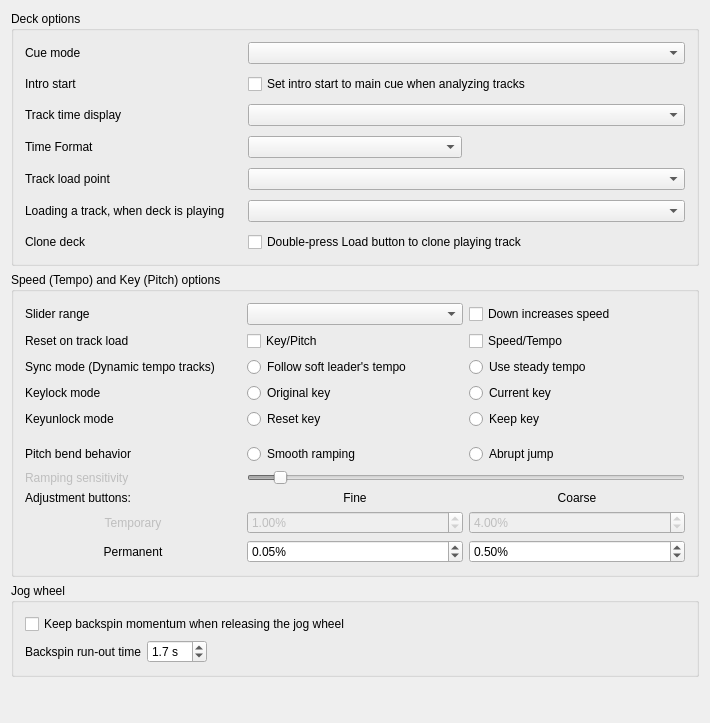
<?xml version="1.0" encoding="UTF-8"?>
<ui version="4.0">
 <class>DlgPrefDeckDlg</class>
 <widget class="QWidget" name="DlgPrefDeckDlg">
  <property name="geometry">
   <rect>
    <x>0</x>
    <y>0</y>
    <width>710</width>
    <height>723</height>
   </rect>
  </property>
  <property name="windowTitle">
   <string>Deck Preferences</string>
  </property>
  <layout class="QGridLayout" name="gridLayout_3">
   <item row="0" column="0">
    <widget class="QGroupBox" name="groupBoxDeckOptions">
     <property name="title">
      <string>Deck options</string>
     </property>
     <layout class="QGridLayout" name="GridLayout1">
      <property name="spacing">
       <number>10</number>
      </property>
      <item row="5" column="0">
       <widget class="QLabel" name="labelLoadWhenDeckPlaying">
        <property name="text">
         <string>Loading a track, when deck is playing</string>
        </property>
        <property name="buddy">
         <cstring>comboBoxLoadWhenDeckPlaying</cstring>
        </property>
       </widget>
      </item>
      <item row="0" column="0">
       <widget class="QLabel" name="labelCueMode">
        <property name="text">
         <string>Cue mode</string>
        </property>
        <property name="openExternalLinks">
         <bool>true</bool>
        </property>
        <property name="buddy">
         <cstring>ComboBoxCueMode</cstring>
        </property>
       </widget>
      </item>
      <item row="4" column="1" colspan="2">
       <widget class="QComboBox" name="comboBoxLoadPoint"/>
      </item>
      <item row="1" column="1" colspan="2">
       <widget class="QCheckBox" name="checkBoxIntroStartMove">
        <property name="toolTip">
         <string>When the analyzer places the intro start point automatically,
it will place it at the main cue point if the main cue point has been set previously.
This may be helpful for upgrading to Mixxx 2.3 from earlier versions.

If this option is disabled, the intro start point is automatically placed at the first sound.</string>
        </property>
        <property name="text">
         <string>Set intro start to main cue when analyzing tracks</string>
        </property>
       </widget>
      </item>
      <item row="1" column="0">
       <widget class="QLabel" name="labelIntroStartMove">
        <property name="text">
         <string>Intro start</string>
        </property>
        <property name="buddy">
         <cstring>ComboBoxCueMode</cstring>
        </property>
       </widget>
      </item>
      <item row="0" column="1" colspan="2">
       <widget class="QComboBox" name="ComboBoxCueMode">
        <property name="toolTip">
         <string>Mixxx mode:
- Cue button while pause at cue point = preview
- Cue button while pause not at cue point = set cue point
- Cue button while playing = pause at cue point
Mixxx mode (no blinking):
- Same as Mixxx mode but with no blinking indicators
Pioneer mode:
- Same as Mixxx mode with a flashing play button
Denon mode:
- Cue button at cue point = preview
- Cue button not at cue point = pause at cue point
- Play = set cue point
Numark mode:
- Same as Denon mode, but without a flashing play button
CUP mode:
- Cue button while pause at cue point = play after release
- Cue button while pause not at cue point = set cue point and play after release
- Cue button while playing = go to cue point and play after release
</string>
        </property>
       </widget>
      </item>
      <item row="6" column="0">
       <widget class="QLabel" name="labelCloneDeckOnLoadDoubleTap">
        <property name="text">
         <string>Clone deck</string>
        </property>
        <property name="buddy">
         <cstring>checkBoxCloneDeckOnLoadDoubleTap</cstring>
        </property>
       </widget>
      </item>
      <item row="3" column="0">
       <widget class="QLabel" name="labelTimeDisplay">
        <property name="text">
         <string>Time Format</string>
        </property>
       </widget>
      </item>
      <item row="3" column="1">
       <widget class="QComboBox" name="comboBoxTimeFormat"/>
      </item>
      <item row="4" column="0">
       <widget class="QLabel" name="labelLoadPoint">
        <property name="text">
         <string>Track load point</string>
        </property>
       </widget>
      </item>
      <item row="2" column="0">
       <widget class="QLabel" name="labelPositionDisplay">
        <property name="enabled">
         <bool>true</bool>
        </property>
        <property name="font">
         <font/>
        </property>
        <property name="text">
         <string>Track time display</string>
        </property>
        <property name="wordWrap">
         <bool>false</bool>
        </property>
        <property name="buddy">
         <cstring>comboBoxPositionDisplay</cstring>
        </property>
       </widget>
      </item>
      <item row="5" column="1" colspan="2">
       <widget class="QComboBox" name="comboBoxLoadWhenDeckPlaying"/>
      </item>
      <item row="2" column="1" colspan="2">
       <widget class="QComboBox" name="comboBoxPositionDisplay"/>
      </item>
      <item row="6" column="1" colspan="2">
       <widget class="QCheckBox" name="checkBoxCloneDeckOnLoadDoubleTap">
        <property name="toolTip">
         <string>Create a playing clone of the first playing deck by double-tapping a Load button on a controller or keyboard.
You can always drag-and-drop tracks on screen to clone a deck.</string>
        </property>
        <property name="text">
         <string>Double-press Load button to clone playing track</string>
        </property>
       </widget>
      </item>
     </layout>
    </widget>
   </item>
   <item row="1" column="0">
    <widget class="QGroupBox" name="groupBoxSpeedPitchOptions">
     <property name="title">
      <string>Speed (Tempo) and Key (Pitch) options</string>
     </property>
     <layout class="QGridLayout" name="gridLayout_7">
      <item row="0" column="0">
       <layout class="QGridLayout" name="GridLayoutSpeedOptions">
        <item row="11" column="2">
         <widget class="QDoubleSpinBox" name="spinBoxPermanentRateCoarse">
          <property name="toolTip">
           <string>Permanent rate change when left-clicking</string>
          </property>
          <property name="accelerated">
           <bool>true</bool>
          </property>
          <property name="suffix">
           <string>%</string>
          </property>
          <property name="decimals">
           <number>2</number>
          </property>
          <property name="minimum">
           <double>0.010000000000000</double>
          </property>
          <property name="maximum">
           <double>10.000000000000000</double>
          </property>
          <property name="singleStep">
           <double>0.010000000000000</double>
          </property>
          <property name="value">
           <double>0.500000000000000</double>
          </property>
         </widget>
        </item>
        <item row="11" column="1">
         <widget class="QDoubleSpinBox" name="spinBoxPermanentRateFine">
          <property name="toolTip">
           <string>Permanent rate change when right-clicking</string>
          </property>
          <property name="accelerated">
           <bool>true</bool>
          </property>
          <property name="suffix">
           <string>%</string>
          </property>
          <property name="decimals">
           <number>2</number>
          </property>
          <property name="minimum">
           <double>0.010000000000000</double>
          </property>
          <property name="maximum">
           <double>10.000000000000000</double>
          </property>
          <property name="singleStep">
           <double>0.010000000000000</double>
          </property>
          <property name="value">
           <double>0.050000000000000</double>
          </property>
         </widget>
        </item>
        <item row="1" column="0">
         <widget class="QLabel" name="labelSpeedPitchReset">
          <property name="text">
           <string>Reset on track load</string>
          </property>
          <property name="buddy">
           <cstring>checkBoxResetPitch</cstring>
          </property>
         </widget>
        </item>
        <item row="3" column="2">
         <widget class="QRadioButton" name="radioButtonCurrentKey">
          <property name="text">
           <string>Current key</string>
          </property>
          <attribute name="buttonGroup">
           <string notr="true">buttonGroupKeyLockMode</string>
          </attribute>
         </widget>
        </item>
        <item row="10" column="1">
         <widget class="QDoubleSpinBox" name="spinBoxTemporaryRateFine">
          <property name="enabled">
           <bool>false</bool>
          </property>
          <property name="toolTip">
           <string>Temporary rate change when right-clicking</string>
          </property>
          <property name="accelerated">
           <bool>true</bool>
          </property>
          <property name="suffix">
           <string>%</string>
          </property>
          <property name="decimals">
           <number>2</number>
          </property>
          <property name="minimum">
           <double>0.010000000000000</double>
          </property>
          <property name="maximum">
           <double>10.000000000000000</double>
          </property>
          <property name="singleStep">
           <double>0.010000000000000</double>
          </property>
          <property name="value">
           <double>1.000000000000000</double>
          </property>
         </widget>
        </item>
        <item row="11" column="0">
         <widget class="QLabel" name="labelSpeedPermanent">
          <property name="text">
           <string>Permanent</string>
          </property>
          <property name="alignment">
           <set>Qt::AlignCenter</set>
          </property>
         </widget>
        </item>
        <item row="7" column="1" colspan="2">
         <widget class="QSlider" name="SliderRateRampSensitivity">
          <property name="enabled">
           <bool>false</bool>
          </property>
          <property name="minimum">
           <number>100</number>
          </property>
          <property name="maximum">
           <number>2500</number>
          </property>
          <property name="singleStep">
           <number>50</number>
          </property>
          <property name="value">
           <number>250</number>
          </property>
          <property name="orientation">
           <enum>Qt::Horizontal</enum>
          </property>
         </widget>
        </item>
        <item row="10" column="0">
         <widget class="QLabel" name="labelSpeedTemporary">
          <property name="enabled">
           <bool>false</bool>
          </property>
          <property name="text">
           <string>Temporary</string>
          </property>
          <property name="alignment">
           <set>Qt::AlignCenter</set>
          </property>
         </widget>
        </item>
        <item row="2" column="0">
         <widget class="QLabel" name="labelSyncMode">
          <property name="text">
           <string>Sync mode (Dynamic tempo tracks)</string>
          </property>
          <property name="openExternalLinks">
           <bool>true</bool>
          </property>
         </widget>
        </item>
        <item row="3" column="0">
         <widget class="QLabel" name="labelKeylockMode">
          <property name="text">
           <string>Keylock mode</string>
          </property>
          <property name="buddy">
           <cstring>radioButtonOriginalKey</cstring>
          </property>
         </widget>
        </item>
        <item row="7" column="0">
         <widget class="QLabel" name="labelSpeedRampSensitivity">
          <property name="enabled">
           <bool>false</bool>
          </property>
          <property name="text">
           <string>Ramping sensitivity</string>
          </property>
          <property name="buddy">
           <cstring>SliderRateRampSensitivity</cstring>
          </property>
         </widget>
        </item>
        <item row="6" column="0">
         <widget class="QLabel" name="labelSpeedBendBehavior">
          <property name="text">
           <string>Pitch bend behavior</string>
          </property>
          <property name="buddy">
           <cstring>radioButtonRateRampModeStepping</cstring>
          </property>
         </widget>
        </item>
        <item row="3" column="1">
         <widget class="QRadioButton" name="radioButtonOriginalKey">
          <property name="text">
           <string>Original key</string>
          </property>
          <attribute name="buttonGroup">
           <string notr="true">buttonGroupKeyLockMode</string>
          </attribute>
         </widget>
        </item>
        <item row="10" column="2">
         <widget class="QDoubleSpinBox" name="spinBoxTemporaryRateCoarse">
          <property name="enabled">
           <bool>false</bool>
          </property>
          <property name="toolTip">
           <string>Temporary rate change when left-clicking</string>
          </property>
          <property name="accelerated">
           <bool>true</bool>
          </property>
          <property name="suffix">
           <string>%</string>
          </property>
          <property name="decimals">
           <number>2</number>
          </property>
          <property name="minimum">
           <double>0.010000000000000</double>
          </property>
          <property name="maximum">
           <double>10.000000000000000</double>
          </property>
          <property name="singleStep">
           <double>0.010000000000000</double>
          </property>
          <property name="value">
           <double>4.000000000000000</double>
          </property>
         </widget>
        </item>
        <item row="1" column="2">
         <widget class="QCheckBox" name="checkBoxResetSpeed">
          <property name="text">
           <string>Speed/Tempo</string>
          </property>
         </widget>
        </item>
        <item row="1" column="1">
         <widget class="QCheckBox" name="checkBoxResetPitch">
          <property name="text">
           <string>Key/Pitch</string>
          </property>
         </widget>
        </item>
        <item row="9" column="0">
         <widget class="QLabel" name="labelSpeedAdjustment">
          <property name="text">
           <string>Adjustment buttons:</string>
          </property>
         </widget>
        </item>
        <item row="2" column="1">
         <widget class="QRadioButton" name="radioButtonSoftLeader">
          <property name="toolTip">
           <string>Apply tempo changes from a soft-leading track (usually the leaving track in a transition) to the follower tracks. After the transition, the follower track will continue with the previous leader's very last tempo. Changes from explicit selected leaders are always applied.</string>
          </property>
          <property name="text">
           <string>Follow soft leader's tempo</string>
          </property>
          <attribute name="buttonGroup">
           <string notr="true">buttonGroupSyncMode</string>
          </attribute>
         </widget>
        </item>
        <item row="9" column="2">
         <widget class="QLabel" name="labelSpeedCoarse">
          <property name="enabled">
           <bool>true</bool>
          </property>
          <property name="font">
           <font/>
          </property>
          <property name="toolTip">
           <string/>
          </property>
          <property name="text">
           <string>Coarse</string>
          </property>
          <property name="alignment">
           <set>Qt::AlignCenter</set>
          </property>
          <property name="wordWrap">
           <bool>false</bool>
          </property>
          <property name="buddy">
           <cstring>spinBoxPermanentRateCoarse</cstring>
          </property>
         </widget>
        </item>
        <item row="9" column="1">
         <widget class="QLabel" name="labelSpeedFine">
          <property name="enabled">
           <bool>true</bool>
          </property>
          <property name="font">
           <font/>
          </property>
          <property name="toolTip">
           <string/>
          </property>
          <property name="text">
           <string>Fine</string>
          </property>
          <property name="alignment">
           <set>Qt::AlignCenter</set>
          </property>
          <property name="wordWrap">
           <bool>false</bool>
          </property>
          <property name="buddy">
           <cstring>spinBoxPermanentRateFine</cstring>
          </property>
         </widget>
        </item>
        <item row="0" column="2">
         <widget class="QCheckBox" name="checkBoxInvertSpeedSlider">
          <property name="toolTip">
           <string>Make the speed sliders work like those on DJ turntables and CDJs where moving downward increases the speed</string>
          </property>
          <property name="text">
           <string>Down increases speed</string>
          </property>
         </widget>
        </item>
        <item row="0" column="0">
         <widget class="QLabel" name="labelSpeedSliderrange">
          <property name="enabled">
           <bool>true</bool>
          </property>
          <property name="font">
           <font/>
          </property>
          <property name="text">
           <string>Slider range</string>
          </property>
          <property name="wordWrap">
           <bool>false</bool>
          </property>
          <property name="buddy">
           <cstring>ComboBoxRateRange</cstring>
          </property>
         </widget>
        </item>
        <item row="0" column="1">
         <widget class="QComboBox" name="ComboBoxRateRange">
          <property name="font">
           <font/>
          </property>
          <property name="toolTip">
           <string>Adjusts the range of the speed (Vinyl &quot;Pitch&quot;) slider.</string>
          </property>
         </widget>
        </item>
        <item row="6" column="2">
         <widget class="QRadioButton" name="radioButtonRateRampModeStepping">
          <property name="text">
           <string>Abrupt jump</string>
          </property>
          <attribute name="buttonGroup">
           <string notr="true">buttonGroupSpeedBendBehavior</string>
          </attribute>
         </widget>
        </item>
        <item row="6" column="1">
         <widget class="QRadioButton" name="radioButtonRateRampModeLinear">
          <property name="toolTip">
           <string>Smoothly adjusts deck speed when temporary change buttons are held down</string>
          </property>
          <property name="text">
           <string>Smooth ramping</string>
          </property>
          <attribute name="buttonGroup">
           <string notr="true">buttonGroupSpeedBendBehavior</string>
          </attribute>
         </widget>
        </item>
        <item row="4" column="0">
         <widget class="QLabel" name="labelKeyunlockMode">
          <property name="text">
           <string>Keyunlock mode</string>
          </property>
         </widget>
        </item>
        <item row="4" column="1">
         <widget class="QRadioButton" name="radioButtonResetUnlockedKey">
          <property name="text">
           <string>Reset key</string>
          </property>
          <attribute name="buttonGroup">
           <string notr="true">buttonGroupKeyUnlockMode</string>
          </attribute>
         </widget>
        </item>
        <item row="4" column="2">
         <widget class="QRadioButton" name="radioButtonKeepUnlockedKey">
          <property name="text">
           <string>Keep key</string>
          </property>
          <attribute name="buttonGroup">
           <string notr="true">buttonGroupKeyUnlockMode</string>
          </attribute>
         </widget>
        </item>
        <item row="2" column="2">
         <widget class="QRadioButton" name="radioButtonLockBpm">
          <property name="toolTip">
           <string>The tempo of a previous soft leader track at the beginning of the transition is kept steady. After the transition, the follower track will maintain this original tempo. This technique serves as a workaround to avoid dynamic tempo changes, as seen during the outro of rubato-style tracks. For instance, it prevents the follower track from continuing with a slowed-down tempo of the soft leader. This corresponds to the behavior before Mixxx 2.4. Changes from explicit selected leaders are always applied.</string>
          </property>
          <property name="text">
           <string>Use steady tempo</string>
          </property>
          <attribute name="buttonGroup">
           <string notr="true">buttonGroupSyncMode</string>
          </attribute>
         </widget>
        </item>
        <item row="5" column="0">
         <spacer name="verticalSpacer1">
          <property name="orientation">
           <enum>Qt::Vertical</enum>
          </property>
          <property name="sizeHint" stdset="0">
           <size>
            <width>20</width>
            <height>15</height>
           </size>
          </property>
         </spacer>
        </item>
       </layout>
      </item>
     </layout>
    </widget>
   </item>
   <item row="2" column="0">
    <widget class="QGroupBox" name="groupBoxJogWheelOptions">
     <property name="title">
      <string>Jog wheel</string>
     </property>
     <layout class="QGridLayout" name="gridLayoutJogWheelOptions">
      <item row="0" column="0" colspan="3">
       <widget class="QCheckBox" name="checkBoxBackspinMomentum">
        <property name="toolTip">
         <string>When a controller jog wheel is released during a fast backspin, the track keeps spinning backwards and slows down gradually instead of returning to normal speed immediately.
This allows for backspin transitions.</string>
        </property>
        <property name="text">
         <string>Keep backspin momentum when releasing the jog wheel</string>
        </property>
       </widget>
      </item>
      <item row="1" column="0">
       <widget class="QLabel" name="labelBackspinMomentumTime">
        <property name="text">
         <string>Backspin run-out time</string>
        </property>
        <property name="buddy">
         <cstring>spinBoxBackspinMomentumTime</cstring>
        </property>
       </widget>
      </item>
      <item row="1" column="1">
       <widget class="QDoubleSpinBox" name="spinBoxBackspinMomentumTime">
        <property name="toolTip">
         <string>Time it takes for a backspin at 10x normal speed to come to a halt after releasing the jog wheel.
Faster backspins run out longer, slower ones shorter.</string>
        </property>
        <property name="suffix">
         <string> s</string>
        </property>
        <property name="decimals">
         <number>1</number>
        </property>
        <property name="minimum">
         <double>0.2</double>
        </property>
        <property name="maximum">
         <double>10.0</double>
        </property>
        <property name="singleStep">
         <double>0.1</double>
        </property>
        <property name="value">
         <double>1.7</double>
        </property>
       </widget>
      </item>
      <item row="1" column="2">
       <spacer name="horizontalSpacerJogWheel">
        <property name="orientation">
         <enum>Qt::Horizontal</enum>
        </property>
        <property name="sizeHint" stdset="0">
         <size>
          <width>40</width>
          <height>20</height>
         </size>
        </property>
       </spacer>
      </item>
     </layout>
    </widget>
   </item>
   <item row="3" column="0">
    <spacer name="verticalSpacer2">
     <property name="orientation">
      <enum>Qt::Vertical</enum>
     </property>
     <property name="sizeHint" stdset="0">
      <size>
       <width>20</width>
       <height>40</height>
      </size>
     </property>
    </spacer>
   </item>
  </layout>
 </widget>
 <layoutdefault spacing="6" margin="11"/>
 <tabstops>
  <tabstop>ComboBoxCueMode</tabstop>
  <tabstop>checkBoxIntroStartMove</tabstop>
  <tabstop>comboBoxPositionDisplay</tabstop>
  <tabstop>comboBoxTimeFormat</tabstop>
  <tabstop>comboBoxLoadPoint</tabstop>
  <tabstop>comboBoxLoadWhenDeckPlaying</tabstop>
  <tabstop>checkBoxCloneDeckOnLoadDoubleTap</tabstop>
  <tabstop>ComboBoxRateRange</tabstop>
  <tabstop>checkBoxInvertSpeedSlider</tabstop>
  <tabstop>checkBoxResetPitch</tabstop>
  <tabstop>checkBoxResetSpeed</tabstop>
  <tabstop>radioButtonSoftLeader</tabstop>
  <tabstop>radioButtonOriginalKey</tabstop>
  <tabstop>radioButtonCurrentKey</tabstop>
  <tabstop>radioButtonResetUnlockedKey</tabstop>
  <tabstop>radioButtonKeepUnlockedKey</tabstop>
  <tabstop>radioButtonRateRampModeLinear</tabstop>
  <tabstop>radioButtonRateRampModeStepping</tabstop>
  <tabstop>SliderRateRampSensitivity</tabstop>
  <tabstop>spinBoxTemporaryRateFine</tabstop>
  <tabstop>spinBoxTemporaryRateCoarse</tabstop>
  <tabstop>spinBoxPermanentRateFine</tabstop>
  <tabstop>spinBoxPermanentRateCoarse</tabstop>
  <tabstop>checkBoxBackspinMomentum</tabstop>
  <tabstop>spinBoxBackspinMomentumTime</tabstop>
 </tabstops>
 <resources/>
 <buttongroups>
  <buttongroup name="buttonGroupKeyUnlockMode"/>
  <buttongroup name="buttonGroupKeyLockMode"/>
  <buttongroup name="buttonGroupSpeedBendBehavior"/>
  <buttongroup name="buttonGroupSyncMode"/>
 </buttongroups>
</ui>
